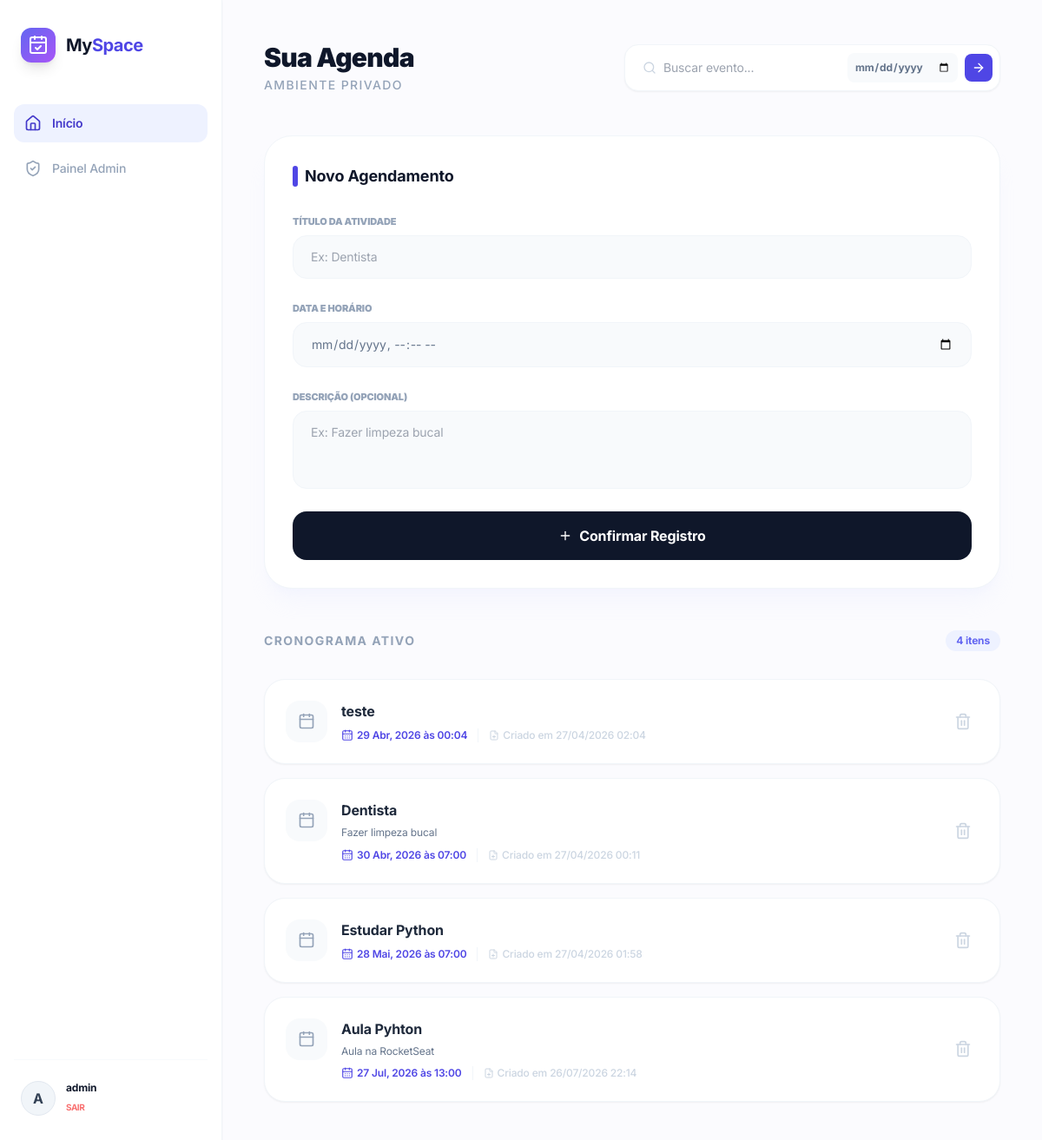
The app's page / (signed in) with its own data.
### core/models.py (models this page shows, shortened)
class Event(models.Model):
    title = models.CharField(max_length=200, verbose_name='Título')
    description = models.TextField(blank=True, null=True, verbose_name='Descrição')
    date = models.DateTimeField(verbose_name='Data e Hora')
    created_at = models.DateTimeField(auto_now_add=True,verbose_name='Criado em')
    user = models.ForeignKey(User, on_delete=models.CASCADE, verbose_name='Usuário')
    class Meta:
        verbose_name = 'Evento'
        verbose_name_plural = 'Eventos'

### core/views.py (the view, shortened to what this page needs)
# urls.py: path('', views.lista_eventos, name='lista_eventos'),
@login_required
def lista_eventos(request):
    data_filtro = request.GET.get('q_data')
    termo_busca = request.GET.get('q')
    eventos = Event.objects.filter(user=request.user)
    if termo_busca:
        eventos = eventos.filter(title__icontains=termo_busca)
    if data_filtro:
        eventos = eventos.filter(date__date=data_filtro)
    eventos = eventos.order_by('date')
    return render(request, 'agenda.html', {'eventos': eventos})

### templates/agenda.html (shortened to what this page needs)
<!DOCTYPE html>
<html lang="pt-br">
<head>
    <script src="https://cdn.tailwindcss.com"></script>
</head>
<body class="bg-[#FBFBFE] text-slate-900 antialiased">
    <div class="flex min-h-screen">
        <aside class="w-20 lg:w-64 bg-white border-r border-slate-100 flex flex-col items-center lg:items-start py-8 px-4 shadow-sm">
            <div class="mb-12 px-2 flex items-center gap-3">
                <div class="h-10 w-10 user-gradient rounded-xl flex items-center justify-center text-white shadow-lg">
                    <i data-lucide="calendar-check" class="w-6 h-6"></i>
                </div>
                <span class="text-xl font-bold tracking-tight hidden lg:block">My<span class="text-indigo-600">Space</span></span>
            </div>
            <nav class="flex-1 w-full space-y-2">
                <a href="{% url 'lista_eventos' %}" class="flex items-center gap-3 p-3 rounded-xl bg-indigo-50 text-indigo-700 transition group">
                    <i data-lucide="home" class="w-5 h-5"></i>
                    <span class="font-semibold text-sm hidden lg:block">Início</span>
                </a>
                <a href="/admin/" class="flex items-center gap-3 p-3 rounded-xl text-slate-400 hover:bg-slate-50 hover:text-slate-900 transition">
                    <i data-lucide="shield-check" class="w-5 h-5"></i>
                    <span class="font-medium text-sm hidden lg:block">Painel Admin</span>
                </a>
            </nav>
            <div class="mt-auto w-full pt-6 border-t border-slate-50">
                <div class="flex items-center gap-3 px-2">
                    <div class="h-10 w-10 rounded-full bg-slate-100 border border-slate-200 flex items-center justify-center font-bold text-slate-700 uppercase">
                        {{ user.username|slice:":1" }}
                    </div>
                    <div class="hidden lg:block overflow-hidden">
                        <p class="text-xs font-bold truncate">{{ user.username }}</p>
                        <a href="/admin/logout/" class="text-[10px] text-red-400 hover:text-red-600 font-bold uppercase tracking-tighter">Sair</a>
                    </div>
                </div>
            </div>
        </aside>
        <main class="flex-1 p-6 lg:p-12">
            <header class="flex flex-col md:flex-row justify-between items-start md:items-center mb-12 gap-6">
                <div>
                    <h2 class="text-3xl font-black text-slate-900 tracking-tight">Sua Agenda</h2>
                    <p class="text-slate-400 text-sm mt-1 uppercase tracking-widest font-medium">Ambiente Privado</p>
                </div>
                <form method="GET" action="{% url 'lista_eventos' %}" class="flex items-center gap-2 bg-white p-2 rounded-2xl shadow-sm border border-slate-100">
                    <div class="relative">
                        <i data-lucide="search" class="w-4 h-4 absolute left-3 top-1/2 -translate-y-1/2 text-slate-300"></i>
                        <input type="text" name="q" value="{{ request.GET.q|default:'' }}" placeholder="Buscar evento..."
                            class="pl-9 pr-4 py-2 bg-transparent text-sm focus:outline-none w-40 lg:w-60">
                    </div>
                    <input type="date" name="q_data" value="{{ request.GET.q_data|default:'' }}"
                        class="bg-slate-50 text-xs font-bold text-slate-500 p-2 rounded-lg outline-none border-none">
                    <button type="submit" class="bg-indigo-600 text-white p-2 rounded-lg hover:bg-indigo-700 transition">
                        <i data-lucide="arrow-right" class="w-4 h-4"></i>
                    </button>
                </form>
            </header>
            <div class="grid grid-cols-1 xl:grid-cols-3 gap-12">
                <div class="xl:col-span-1">
                    <div class="sticky top-12 bg-white p-8 rounded-[2rem] border border-slate-100 shadow-xl shadow-indigo-100/20">
                        <h3 class="text-lg font-bold mb-6 flex items-center gap-2">
                            <span class="w-1.5 h-6 bg-indigo-600 rounded-full"></span>
                            Novo Agendamento
                        </h3>
                        <form method="POST" action="{% url 'lista_eventos' %}" class="space-y-5">
                            <div class="space-y-1.5">
                                <label class="text-[11px] font-black text-slate-400 uppercase">Título da Atividade</label>
                                <input type="text" name="title" required placeholder="Ex: Dentista"
                                    class="w-full px-5 py-3.5 bg-slate-50 border border-slate-100 rounded-2xl focus:bg-white focus:ring-4 focus:ring-indigo-50 transition outline-none text-sm">
                            </div>
                            <div class="space-y-1.5">
                                <label class="text-[11px] font-black text-slate-400 uppercase">Data e Horário</label>
                                <input type="datetime-local" name="date" required
                                    class="w-full px-5 py-3.5 bg-slate-50 border border-slate-100 rounded-2xl focus:bg-white focus:ring-4 focus:ring-indigo-50 transition outline-none text-sm text-slate-500">
                            </div>
                            <div class="space-y-1.5">
                                <label class="text-[11px] font-black text-slate-400 uppercase">Descrição (Opcional)</label>
                                <textarea name="description" rows="3" placeholder="Ex: Fazer limpeza bucal"
                                    class="w-full px-5 py-3.5 bg-slate-50 border border-slate-100 rounded-2xl focus:bg-white focus:ring-4 focus:ring-indigo-50 transition outline-none text-sm resize-none"></textarea>
                            </div>
                            <button type="submit" class="w-full bg-slate-900 text-white font-bold py-4 rounded-2xl hover:shadow-lg hover:shadow-slate-200 transition active:scale-95 flex items-center justify-center gap-2">
                                <i data-lucide="plus" class="w-4 h-4"></i> Confirmar Registro
                            </button>
                        </form>
                    </div>
                </div>
                <div class="xl:col-span-2">
                    <div class="flex items-center justify-between mb-8">
                        <h3 class="font-bold text-slate-400 text-sm uppercase tracking-widest">Cronograma Ativo</h3>
                        <span class="text-xs font-bold text-indigo-500 bg-indigo-50 px-3 py-1 rounded-full">{{ eventos|length }} itens</span>
                    </div>
                    <div class="grid gap-4">
                        {% if eventos %}
                            {% for evento in eventos %}
                            <div class="group bg-white p-6 rounded-[1.5rem] border border-slate-100 shadow-sm hover:border-indigo-200 hover:shadow-md transition-all flex flex-col sm:flex-row sm:items-center justify-between gap-4">
                                <div class="flex items-start gap-4">
                                    <div class="h-12 w-12 bg-slate-50 rounded-2xl flex items-center justify-center text-slate-400 group-hover:bg-indigo-600 group-hover:text-white transition-colors shrink-0 mt-1 sm:mt-0">
                                        <i data-lucide="calendar" class="w-5 h-5"></i>
                                    </div>
                                    <div>
                                        <h4 class="font-bold text-slate-800 text-[16px]">{{ evento.title }}</h4>
                                        {% if evento.description %}
                                            <p class="text-xs text-slate-500 mt-1 leading-relaxed">{{ evento.description }}</p>
                                        {% endif %}
                                        <div class="flex flex-wrap items-center gap-3 mt-2 text-xs text-slate-400 font-medium">
                                            <span class="flex items-center gap-1 text-indigo-600 font-semibold">
                                                <i data-lucide="calendar-days" class="w-3.5 h-3.5"></i> {{ evento.date|date:"d M, Y" }} às {{ evento.date|date:"H:i" }}
                                            </span>
                                            <span class="flex items-center gap-1 text-slate-300 border-l border-slate-100 pl-3">
                                                <i data-lucide="file-plus" class="w-3 h-3"></i> Criado em {{ evento.created_at|date:"d/m/Y H:i" }}
                                            </span>
                                        </div>
                                    </div>
                                </div>
                                <div class="flex items-center justify-end gap-4 border-t sm:border-t-0 pt-3 sm:pt-0 border-slate-50">
                                    <form method="POST" action="{% url 'deletar_evento' evento.id %}">
                                        <button type="submit" onclick="return confirm('Deseja realmente remover esta atividade?');"
                                                class="text-slate-300 hover:text-red-500 transition-colors p-2 rounded-xl hover:bg-red-50"
                                                title="Excluir Atividade">
                                            <i data-lucide="trash-2" class="w-5 h-5"></i>
                                        </button>
                                    </form>
                                </div>
                            </div>
                            {% endfor %}
                        {% endif %}
                    </div>
                </div>
            </div>
        </main>
    </div>
</body>
</html>

### templates/agenda.html (style rules this page uses)
body { font-family: 'Inter', sans-serif; letter-spacing: -0.01em; }
.user-gradient { background: linear-gradient(135deg, #6366f1 0%, #a855f7 100%); }

### records on screen
Event: title "teste", date "29 Abr, 2026", date "00:04", created_at "27/04/2026 02:04"
Event: title "Dentista", description "Fazer limpeza bucal", date "30 Abr, 2026", date "07:00", created_at "27/04/2026 00:11"
Event: title "Estudar Python", date "28 Mai, 2026", date "07:00", created_at "27/04/2026 01:58"
Event: title "Aula Pyhton", description "Aula na RocketSeat", date "27 Jul, 2026", date "13:00", created_at "26/07/2026 22:14"

### other values on screen
{{ user.username|slice:":1" }} "A"
{{ user.username }} "admin"
{{ eventos|length }} "4"
